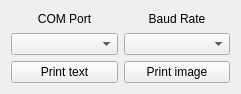
<?xml version="1.0" encoding="UTF-8"?>
<ui version="4.0">
 <class>Form</class>
 <widget class="QWidget" name="Form">
  <property name="geometry">
   <rect>
    <x>0</x>
    <y>0</y>
    <width>241</width>
    <height>94</height>
   </rect>
  </property>
  <property name="windowTitle">
   <string>DPU-414 GUI</string>
  </property>
  <property name="windowIcon">
   <iconset>
    <normaloff>dpu414.ico</normaloff>dpu414.ico</iconset>
  </property>
  <layout class="QGridLayout" name="gridLayout">
   <item row="3" column="0">
    <widget class="QComboBox" name="comboComPort">
     <property name="whatsThis">
      <string>&lt;html&gt;&lt;head/&gt;&lt;body&gt;&lt;p&gt;&lt;br/&gt;&lt;/p&gt;&lt;/body&gt;&lt;/html&gt;</string>
     </property>
    </widget>
   </item>
   <item row="4" column="1">
    <widget class="QPushButton" name="btnPrintImage">
     <property name="text">
      <string>Print image</string>
     </property>
    </widget>
   </item>
   <item row="4" column="0">
    <widget class="QPushButton" name="btnPrintText">
     <property name="text">
      <string>Print text</string>
     </property>
    </widget>
   </item>
   <item row="3" column="1">
    <widget class="QComboBox" name="comboBaudRate"/>
   </item>
   <item row="1" column="0">
    <widget class="QLabel" name="label">
     <property name="text">
      <string>&lt;html&gt;&lt;head/&gt;&lt;body&gt;&lt;p align=&quot;center&quot;&gt;COM Port&lt;/p&gt;&lt;/body&gt;&lt;/html&gt;</string>
     </property>
    </widget>
   </item>
   <item row="1" column="1">
    <widget class="QLabel" name="label_2">
     <property name="text">
      <string>&lt;html&gt;&lt;head/&gt;&lt;body&gt;&lt;p align=&quot;center&quot;&gt;Baud Rate&lt;/p&gt;&lt;/body&gt;&lt;/html&gt;</string>
     </property>
    </widget>
   </item>
  </layout>
 </widget>
 <resources/>
 <connections/>
</ui>
